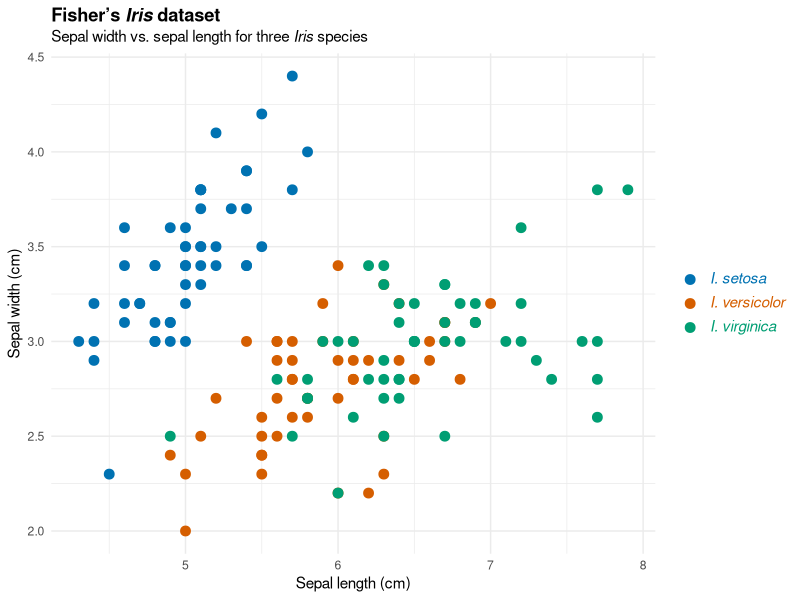

This figure's R source:
## ---- chunk 1
knitr::opts_chunk$set(echo = TRUE)
## ---- chunk 2
library(tidyverse)
library(ggtext) # devtools::install_github("clauswilke/ggtext")

## ---- chunk 3
ggplot(iris, aes(Sepal.Length, Sepal.Width, color = Species)) +
  geom_point(size = 3) +
  scale_color_manual(
    name = NULL,
    values = c(setosa = "#0072B2", virginica = "#009E73", versicolor = "#D55E00"),
    labels = c(
      setosa = "<i style='color:#0072B2'>I. setosa</i>",
      virginica = "<i style='color:#009E73'>I. virginica</i>",
      versicolor = "<i style='color:#D55E00'>I. versicolor</i>")
  ) +
  labs(
    title = "**Fisher's *Iris* dataset**  
    <span style='font-size:11pt'>Sepal width vs. sepal length for three *Iris*
    species</span>",
    x = "Sepal length (cm)", y = "Sepal width (cm)"
  ) +
  theme_minimal() +
  theme(
    plot.title = element_markdown(lineheight = 1.1),
    legend.text = element_markdown(size = 11)
  )

